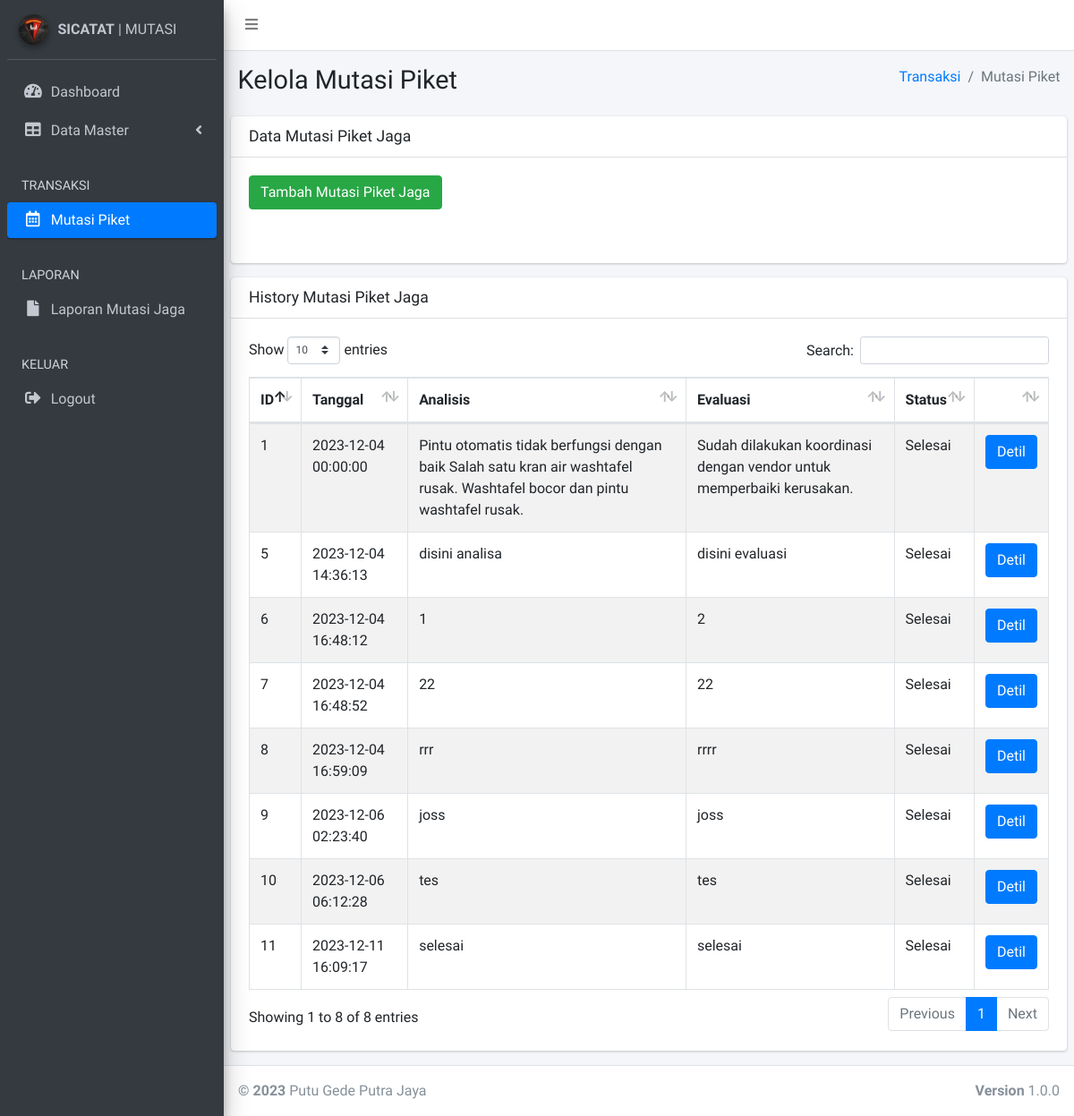
/trx_mutasijaga.php (signed in), run on the app's committed database.
### tables this page shows
CREATE TABLE `tb_mutasi_jaga` (
  `id_mutasi_jaga` int(11) NOT NULL,
  `id_user` int(11) DEFAULT NULL,
  `tgl_mutasi` datetime DEFAULT NULL,
  `analisis` text DEFAULT NULL,
  `evaluasi` text DEFAULT NULL,
  `status_mutasi` smallint(6) DEFAULT NULL
);

### trx_mutasijaga.php (the view, shortened to what this page needs)
<?php
    include "koneksi.php";
      $level = $_SESSION['level'];
?>
<!DOCTYPE html>
<html>
<head>
  <link rel="stylesheet" href="plugins/fontawesome-free/css/all.min.css">
  <link rel="stylesheet" href="https://code.ionicframework.com/ionicons/2.0.1/css/ionicons.min.css">
  <link rel="stylesheet" href="plugins/datatables-bs4/css/dataTables.bootstrap4.css">
  <link rel="stylesheet" href="dist/css/adminlte.min.css">
</head>
<body class="hold-transition sidebar-mini">
<div class="wrapper">
  <nav class="main-header navbar navbar-expand navbar-white navbar-light">
    <ul class="navbar-nav">
      <li class="nav-item">
        <a class="nav-link" data-widget="pushmenu" href="#"><i class="fas fa-bars"></i></a>
      </li>
    </ul>
  </nav>
  <aside class="main-sidebar sidebar-dark-primary elevation-4">
    <div class="sidebar">
      <div class="user-panel mt-3 pb-3 mb-3 d-flex">
        <div class="image">
        <img src="dist/img/korps.jpeg" class="img-circle elevation-2" alt="User Image">
        </div>
        <div class="info">
        <a href="#" class="d-block"><strong>SICATAT</strong> | MUTASI</a>
        </div>
      </div>
       <nav class="mt-2">
        <ul class="nav nav-pills nav-sidebar flex-column" data-widget="treeview" role="menu" data-accordion="false">
          <li class="nav-item">
            <a href="dashboard.php" class="nav-link">
              <i class="nav-icon fas fa-tachometer-alt"></i>
              <p>
                Dashboard
              </p>
            </a>
          </li>
          <?php
          if ($level == "admin") {
            ?>
         <li class="nav-item has-treeview">
            <a href="#" class="nav-link">
              <i class="nav-icon fas fa-table"></i>
              <p>
                Data Master
                <i class="fas fa-angle-left right"></i>
              </p>
            </a>
          </li>
          <li class="nav-header">TRANSAKSI</li>
          <li class="nav-item">
            <a href="trx_mutasijaga.php" class="nav-link active">
              <i class="nav-icon far fa-calendar-alt"></i>
              <p>
                Mutasi Piket
              </p>
            </a>
          </li>
              <?php
            }
            ?>
          <li class="nav-header">LAPORAN</li>
          <li class="nav-item">
            <a href="laporan.php" class="nav-link">
              <i class="nav-icon fas fa-file"></i>
              <p>Laporan Mutasi Jaga</p>
            </a>
          </li>
          <li class="nav-header">KELUAR</li>
          <li class="nav-item">
            <a href="./action/logout.php" class="nav-link">
              <i class="nav-icon fas fa-sign-out-alt"></i>
              <p>Logout</p>
            </a>
          </li>
        </ul>
      </nav>
    </div>
  </aside>
  <div class="content-wrapper">
    <section class="content-header">
      <div class="container-fluid">
        <div class="row mb-2">
          <div class="col-sm-6">
            <h1>Kelola Mutasi Piket</h1>
          </div>
          <div class="col-sm-6">
            <ol class="breadcrumb float-sm-right">
              <li class="breadcrumb-item"><a href="#">Transaksi</a></li>
              <li class="breadcrumb-item active">Mutasi Piket</li>
            </ol>
          </div>
        </div>
      </div>
    </section>
    <section class="content">
      <div class="row">
        <div class="col-12">
          <div class="card">
            <div class="card-header">
              <h3 class="card-title">Data Mutasi Piket Jaga</h3>
            </div>
            <div class="card-body">
              <div class="button-table">
                <a href="#" type="button" class="btn btn-success btn-md" data-toggle="modal" data-target="#myModal">Tambah Mutasi Piket Jaga</a>
              </div>
            </div>
            <div class="card-body">
            </div>
          </div>
        </div>
      </div>
      <div class="row">
        <div class="col-12">
          <div class="card">
            <div class="card-header">
              <h3 class="card-title">History Mutasi Piket Jaga</h3>
            </div>
            <div class="card-body">
              <table id="example1" class="table table-bordered table-striped">
                <thead>
                <tr>
                  <th>ID</th>
                  <th>Tanggal</th>
                  <th>Analisis</th>
                  <th>Evaluasi</th>
                  <th>Status</th>
                  <th></th>
                </tr>
                </thead>
                <tbody>
          <?php
          $query = mysqli_query($conn,"SELECT * from tb_mutasi_jaga WHERE status_mutasi='1'");
          while ($data = mysqli_fetch_assoc($query))
          {
          ?>
            <tr>
              <td><?php echo $data['id_mutasi_jaga']; ?></td>
              <td><?php echo $data['tgl_mutasi']; ?></td>
              <td><?php echo $data['analisis']; ?></td>
              <td><?php echo $data['evaluasi']; ?></td>
                <?php
                  if ($data['status_mutasi']==1){
                    echo "<td>Selesai</td>";
                  }
                ?>
              <td>
                  <a href="history_mutasijaga.php?id=<?php echo $data['id_mutasi_jaga'];?>" type="button" class="btn btn-md btn-primary">Detil</a>
              </td>
            </tr>
          <?php
          }
          ?>
        </tbody>
              </table>
            </div>
          </div>
        </div>
      </div>
    </section>
  </div>
  <footer class="main-footer">
    <div class="float-right d-none d-sm-block">
      <b>Version</b> 1.0.0
    </div>
    <strong>&copy; 2023</strong> Putu Gede Putra Jaya
  </footer>
</div>
</body>
</html>

### data on the page
tb_mutasi_jaga: id_mutasi_jaga "1", tgl_mutasi "2023-12-04 00:00:00", analisis "Pintu otomatis tidak berfungsi dengan baik Salah satu kran air washtafel rusak. Washtafel bocor dan pintu washtafel rusak.", evaluasi "Sudah dilakukan koordinasi dengan vendor untuk memperbaiki kerusakan.", status_mutasi "Selesai"
tb_mutasi_jaga: id_mutasi_jaga "5", tgl_mutasi "2023-12-04 14:36:13", analisis "disini analisa", evaluasi "disini evaluasi", status_mutasi "Selesai"
tb_mutasi_jaga: id_mutasi_jaga "6", tgl_mutasi "2023-12-04 16:48:12", analisis "1", evaluasi "2", status_mutasi "Selesai"
tb_mutasi_jaga: id_mutasi_jaga "7", tgl_mutasi "2023-12-04 16:48:52", analisis "22", evaluasi "22", status_mutasi "Selesai"
tb_mutasi_jaga: id_mutasi_jaga "8", tgl_mutasi "2023-12-04 16:59:09", analisis "rrr", evaluasi "rrrr", status_mutasi "Selesai"
tb_mutasi_jaga: id_mutasi_jaga "9", tgl_mutasi "2023-12-06 02:23:40", analisis "joss", evaluasi "joss", status_mutasi "Selesai"
tb_mutasi_jaga: id_mutasi_jaga "10", tgl_mutasi "2023-12-06 06:12:28", analisis "tes", evaluasi "tes", status_mutasi "Selesai"
tb_mutasi_jaga: id_mutasi_jaga "11", tgl_mutasi "2023-12-11 16:09:17", analisis "selesai", evaluasi "selesai", status_mutasi "Selesai"
